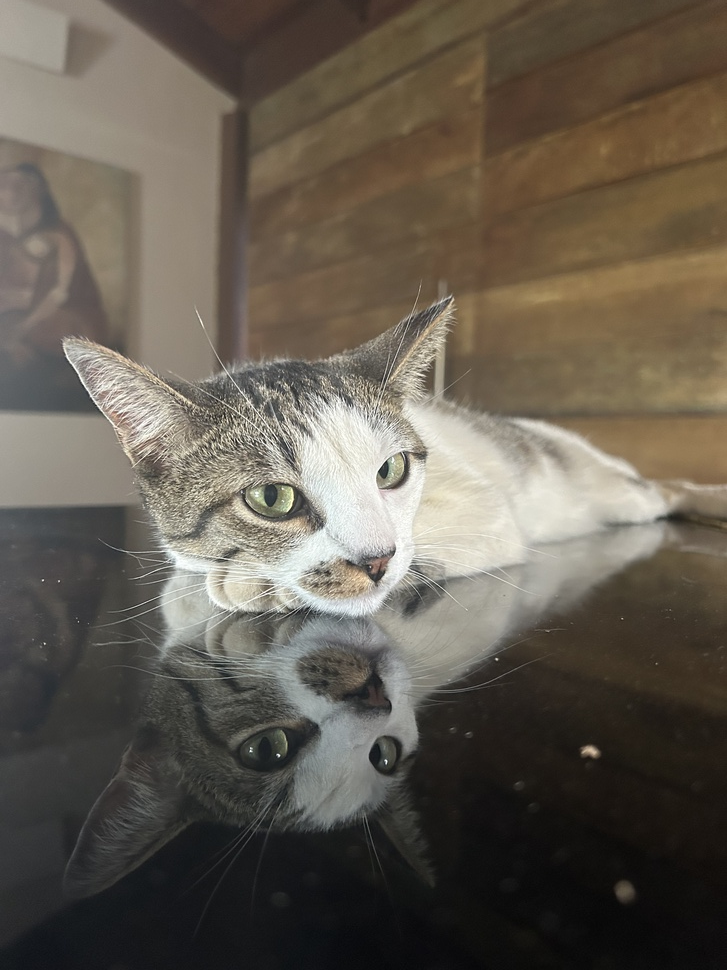
#> input picture sininho.jpeg, 727 x 970 px, shrunk from 3024 x 4032 before the run
$ jupyter execute --allow-errors k-means.ipynb   (shell and % lines are left out)
#> lines starting #> are read from the running program, lines starting #| are printed output that depends on the picture
[cell 1]
import cv2
import numpy as np
from matplotlib import pyplot as plt

[cell 2]
# função para exibir imagens
def show_img(img, title="Imagem"):
    plt.figure(figsize=(6,6))
    if len(img.shape) == 2:  # grayscale
        plt.imshow(img, cmap="gray")
    else:
        img = cv2.cvtColor(img, cv2.COLOR_BGR2RGB)
        plt.imshow(img)
    plt.title(title)
    plt.axis("off")
    plt.show()

[cell 3]
# função para exibir histograma
def hist_img(img, title="Imagem"):
    plt.subplot(1, 2, 2)

    # Se for escala de cinza
    if len(img.shape) == 2:
        # .ravel() "achata" a matriz 2D para um vetor 1D
        plt.hist(img.ravel(), bins=256, range=[0, 256], color='gray')
        plt.title("Histograma (Escala de Cinza)")

    # Se for colorida
    elif len(img.shape) == 3:
        cores = ('b', 'g', 'r')
        legendas = ('Canal Azul', 'Canal Verde', 'Canal Vermelho')

        for i, cor in enumerate(cores):
            # Calcula o histograma para o canal 'i'
            hist = cv2.calcHist([img], [i], None, [256], [0, 256])
            plt.plot(hist, color=cor, label=legendas[i])

        plt.title("Histograma Colorido (B, G, R)")
        plt.legend()
    plt.xlabel("Intensidade do Pixel")
    plt.ylabel("Número de Pixels")
    plt.xlim([-10, 265])
    plt.tight_layout()
    plt.show()

[cell 4]
# carregar a imagem
img = cv2.imread('sininho.jpeg')
#> img is the input picture: shape (970, 727, 3); mean B, G, R 81.1, 92.2, 99.8
show_img(img, "Imagem Original")

[cell 5]
# converta para escala de cinza
img_cinza = cv2.cvtColor(img, cv2.COLOR_BGR2GRAY)
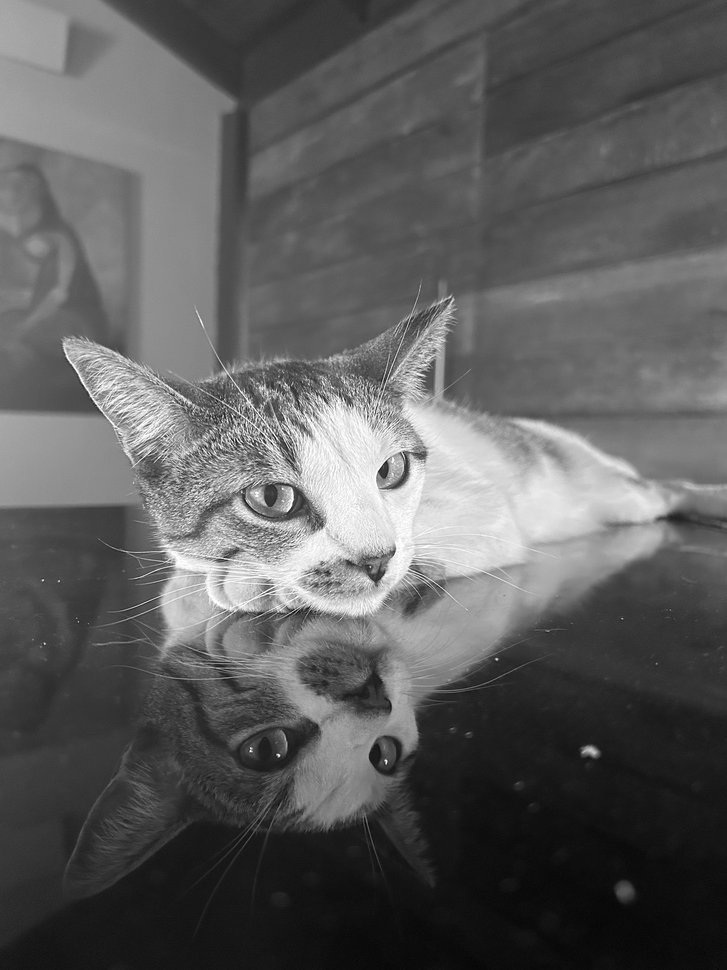
#> img_cinza: shape (970, 727); min 2, max 255, mean 93.2
show_img(img_cinza, "Imagem Original - Escala de Cinza")
hist_img(img_cinza, "Histogram Imagem")
#> in hist_img, `plt.show()`:
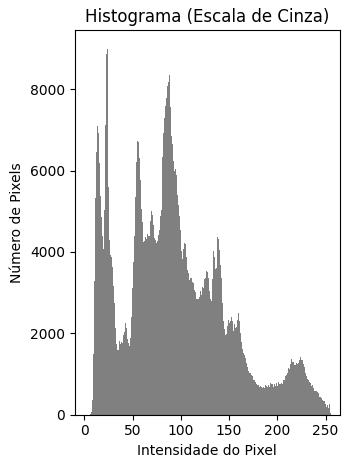
#> figure drawn by matplotlib, 1 panel; tallest bar 8996 high, from x = 23 to 24
hist_img(img, "Histogram Imagem RGB")
#> call 2 of hist_img, with title = 'Histogram Imagem RGB'
#> in hist_img (call 2), `plt.show()`:
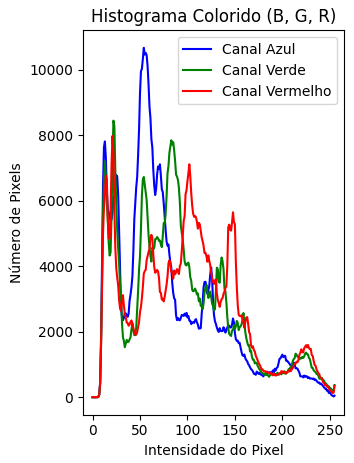
#> figure drawn by matplotlib, 1 panel; curve peaks at x = 54, y = 10666; curve peaks at x = 22, y = 8443; curve peaks at x = 21, y = 7976

$ run again, with simba.jpeg copied over sininho.jpeg
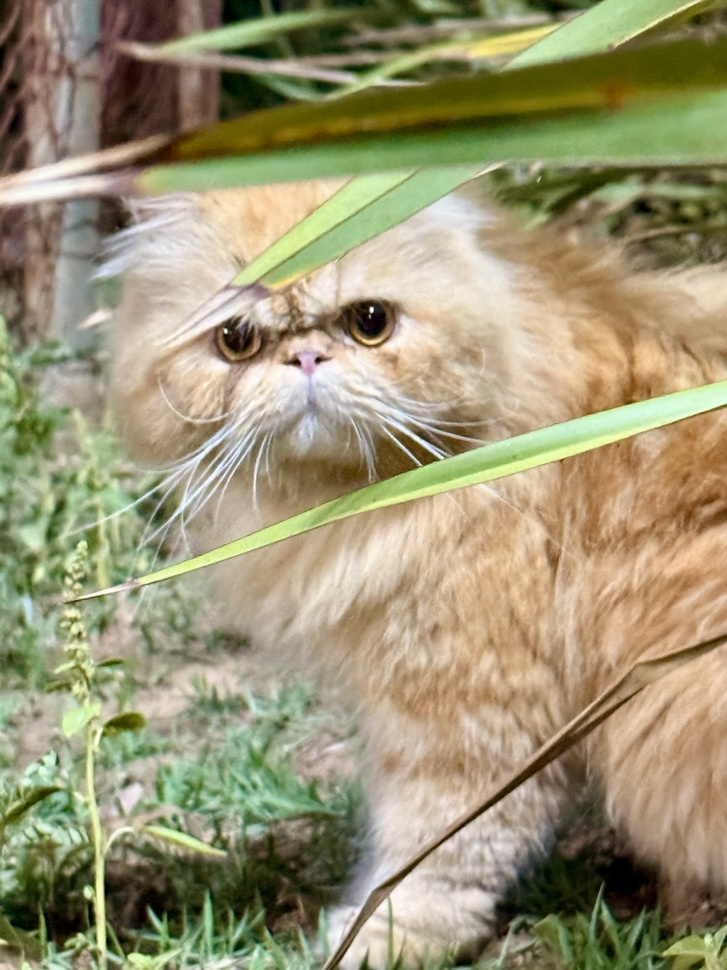
#> input picture simba.jpeg, 727 x 970 px, shrunk from 3024 x 4032 before the run
#> img is the input picture: shape (970, 727, 3); mean B, G, R 115.8, 148.3, 155.5
#> `img_cinza = cv2.cvtColor(img, cv2.COLOR_BGR2GRAY)`:
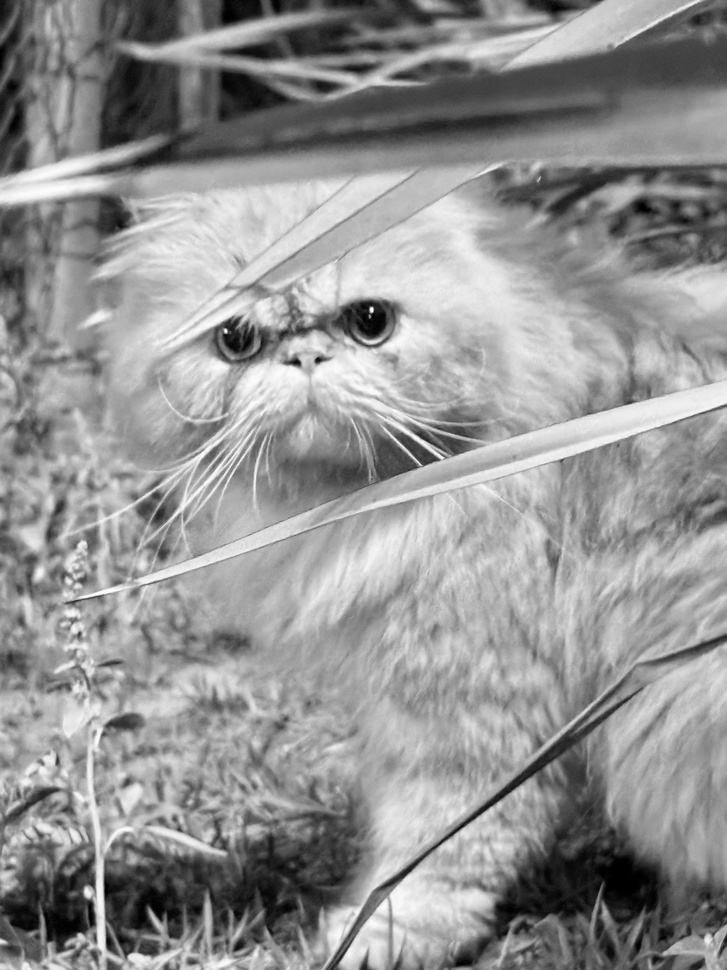
#> img_cinza: shape (970, 727); min 0, max 255, mean 146.7
#> in hist_img (call 2), `plt.show()`:
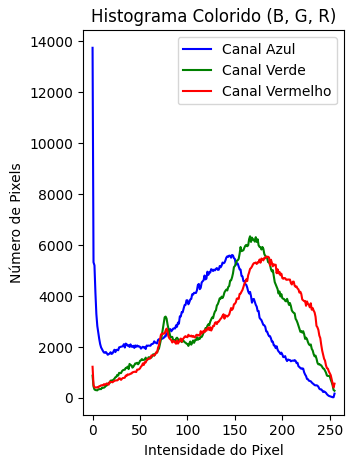
#> figure drawn by matplotlib, 1 panel; curve peaks at x = 0, y = 13749; curve peaks at x = 166, y = 6348; curve peaks at x = 183, y = 5552
